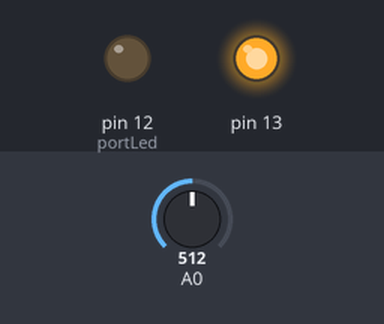
The sketch below on a simulated Arduino Uno, built with avr-gcc and run on an emulated ATmega328P. On the bench: output pins drawn as LEDs (lit = HIGH). The test bench sets the inputs (shaded band); at power-on: A0 = 512.

Above: at 1.2 s.
1.3 s: A0 set to 218
2.8 s: A0 set to 191
At 3.5 s:
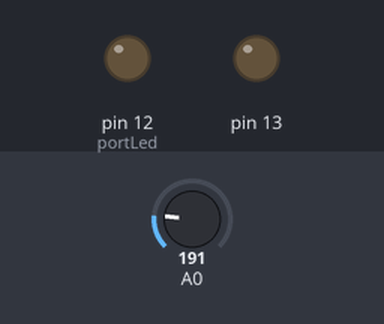
4.3 s: A0 set to 210
At 4.7 s:
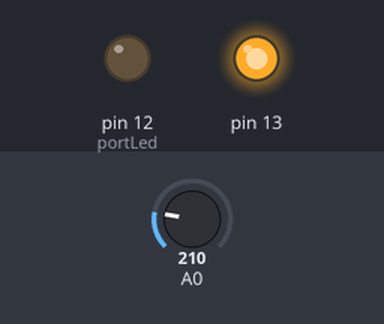
5.8 s: A0 set to 190
At 7.0 s:
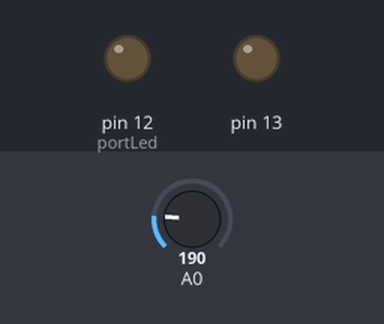
Timing chart, 0 to 8.3 s (numbered marks = the images above; inputs shaded):
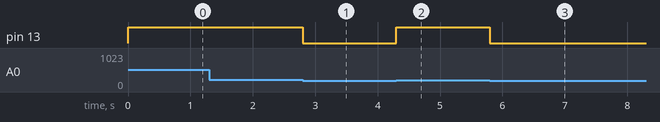

Measured:
- the behaviour switches between 201 and 200 on A0 (found by bisection; images 0 and 1)
- after the input at 1.3 s, every drawn part: stays the same
- after the input at 2.8 s, pin 13: HIGH → LOW at once
- after the input at 4.3 s, pin 13: LOW → HIGH at once
- after the input at 5.8 s, pin 13: HIGH → LOW at once

The sketch:

sensor-de-luz.ino
```cpp
int portLed = 12;
int luz = 500;
void setup(){
  Serial.begin(9600);
  pinMode(13, OUTPUT);
  pinMode(A0, INPUT);
  pinMode(portLed, OUTPUT);
}

void loop() {

  luz = analogRead(A0);
  if(luz > 200)
    digitalWrite(13, HIGH );
  else
    digitalWrite(13, LOW);
}
```
